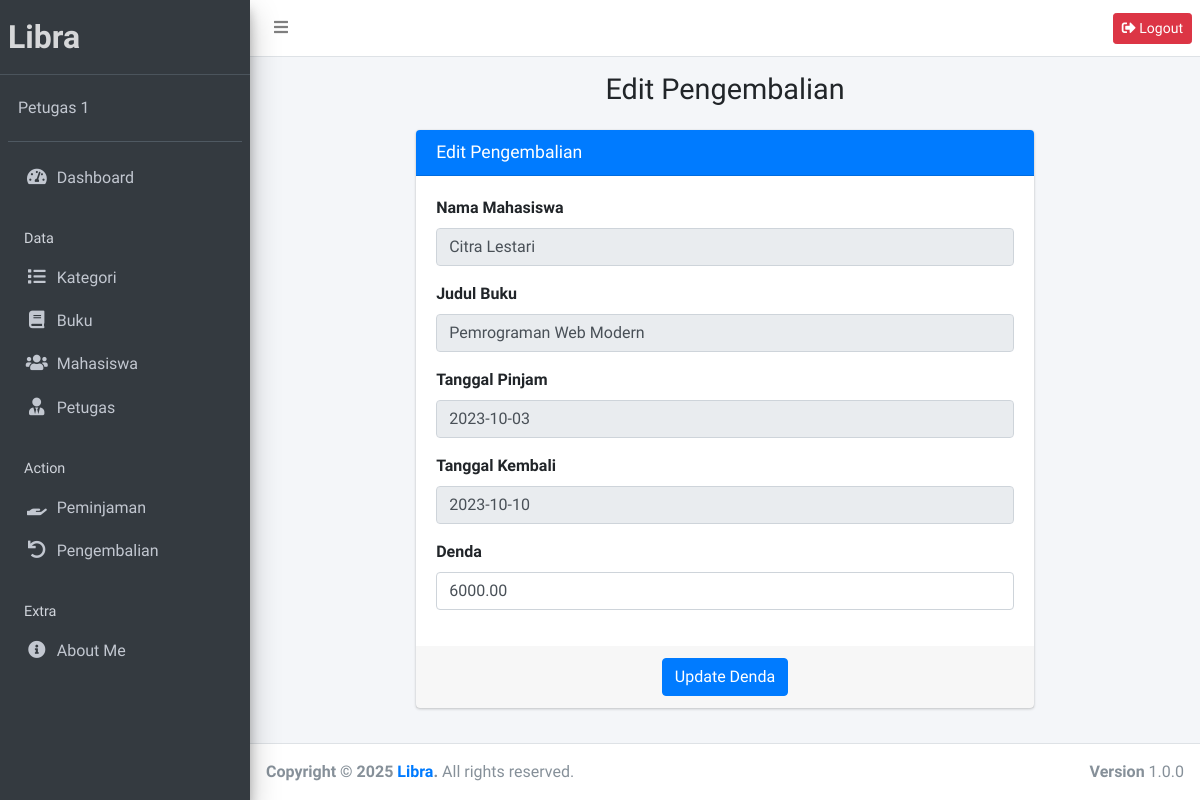
Before: /public/pengembalian/edit/2 (signed in) with the older database file.
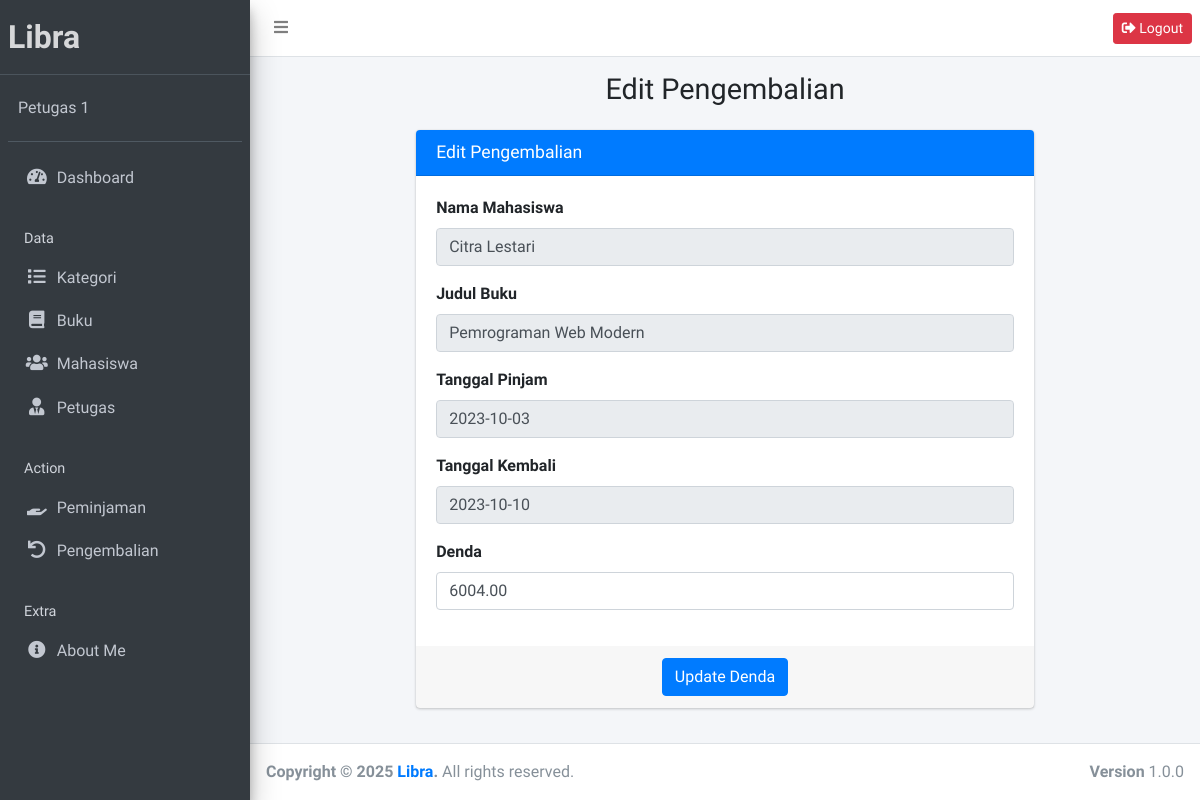
After: the same page with the newer database file.
### tables this page shows
CREATE TABLE `pengembalian` (
  `id` int NOT NULL,
  `peminjaman_id` int NOT NULL,
  `tanggal_kembali` date NOT NULL,
  `denda` decimal(10,2) DEFAULT '0.00',
  `created_at` timestamp NULL DEFAULT CURRENT_TIMESTAMP
);

CREATE TABLE `mahasiswa` (
  `id` int NOT NULL,
  `nim` varchar(20) NOT NULL,
  `nama` varchar(100) NOT NULL,
  `jurusan` varchar(50) NOT NULL,
  `alamat` text,
  `created_at` timestamp NULL DEFAULT CURRENT_TIMESTAMP
);

CREATE TABLE `buku` (
  `id` int NOT NULL,
  `judul` varchar(255) NOT NULL,
  `penulis` varchar(100) NOT NULL,
  `kategori_id` int NOT NULL,
  `tahun_terbit` year NOT NULL,
  `stok` int NOT NULL,
  `created_at` timestamp NULL DEFAULT CURRENT_TIMESTAMP
);

CREATE TABLE `peminjaman` (
  `id` int NOT NULL,
  `mahasiswa_id` int NOT NULL,
  `buku_id` int NOT NULL,
  `petugas_id` int NOT NULL,
  `tanggal_pinjam` date NOT NULL,
  `tanggal_kembali` date DEFAULT NULL,
  `status` enum('dipinjam','dikembalikan') DEFAULT 'dipinjam',
  `created_at` timestamp NULL DEFAULT CURRENT_TIMESTAMP
);

### app/controllers/Pengembalian.php (called while the page is built, shortened)
<?php
class Pengembalian extends Controller {
    public function edit($id)
    {
        $data['title'] = 'Edit Pengembalian';
        $data['pengembalian'] = $this->model('PengembalianModel')->getPengembalianById($id);
        $this->view('pengembalian/edit', $data);
    }
}

### app/core/App.php (called while the page is built, shortened)
<?php
class App {
    protected $method = 'index';
    protected $params = [];
    public function __construct() {
        $url = $this->parseURL();
        if (isset($url[0]) && file_exists('../app/controllers/' . $url[0] . '.php')) {
            unset($url[0]);
        }
        $this->controller = new $this->controller;
        if (isset($url[1])) {
            if (method_exists($this->controller, $url[1])) {
                $this->method = $url[1];
                unset($url[1]);
            }
        }
        if (!empty($url)) {
            $this->params = array_values($url);
        }
        call_user_func_array([$this->controller, $this->method], $this->params);
    }
    public function parseURL() {
        if (isset($_GET['url'])) {
            $url = rtrim($_GET['url'], '/');
            $url = filter_var($url, FILTER_SANITIZE_URL);
            $url = explode('/', $url);
            return $url;
        }
        return ['Home'];
    }
}

### public/index.php (called while the page is built, shortened)
<?php
$app = new App;

### app/core/Database.php (called while the page is built, shortened)
<?php
class Database {
    private $host = DB_HOST;
    private $user = DB_USER;
    private $pass = DB_PASS;
    private $dbname = DB_NAME;
    private $dbh;
    private $stmt;
    public function __construct() {
        $dsn = "mysql:host={$this->host};dbname={$this->dbname}";
        $options = [
            PDO::ATTR_PERSISTENT => true,
            PDO::ATTR_ERRMODE => PDO::ERRMODE_EXCEPTION
        ];
        try {
            $this->dbh = new PDO($dsn, $this->user, $this->pass, $options);
        } catch (PDOException $e) {
            die("Koneksi gagal: " . $e->getMessage());
        }
    }
    public function query($sql) {
        $this->stmt = $this->dbh->prepare($sql);
    }
    public function bind($param, $value, $type = null) {
        if (is_null($type)) {
            switch (true) {
                case is_int($value):
                    $type = PDO::PARAM_INT;
                    break;
            }
        }
        $this->stmt->bindValue($param, $value, $type);
    }
    public function execute() {
        return $this->stmt->execute();
    }
    public function single() {
        $this->execute();
        return $this->stmt->fetch(PDO::FETCH_ASSOC);
    }
}

### app/models/PengembalianModel.php (called while the page is built, shortened)
<?php
class PengembalianModel {
    private $db;
    public function __construct()
    {
        $this->db = new Database;
    }
    public function getPengembalianById($id)
    {
        $query = "SELECT pengembalian.*, peminjaman.tanggal_pinjam, peminjaman.tanggal_kembali,
                        mahasiswa.nama AS nama_mahasiswa, buku.judul AS judul_buku
                FROM pengembalian
                JOIN peminjaman ON peminjaman.id = pengembalian.peminjaman_id
                JOIN mahasiswa ON mahasiswa.id = peminjaman.mahasiswa_id
                JOIN buku ON buku.id = peminjaman.buku_id
                WHERE pengembalian.id = :id";
        $this->db->query($query);
        $this->db->bind('id', intval($id));
        return $this->db->single();
    }
}

### app/views/pengembalian/edit.php (the view, shortened to what the changed rows need)
<div class="content-wrapper">
    <section class="content-header">
        <div class="container-fluid">
            <div class="row mb-2">
                <div class="col-sm-12 text-center">
                    <h1>Edit Pengembalian</h1>
                </div>
            </div>
        </div>
    </section>
    <section class="content">
        <div class="row justify-content-center">
            <div class="col-md-8">
                <div class="card card-primary">
                    <div class="card-header">
                        <h3 class="card-title text-center"><?= htmlspecialchars($data['title']); ?></h3>
                    </div>
                    <form role="form" action="<?= base_url; ?>/pengembalian/updatePengembalian" method="POST" enctype="multipart/form-data">
                        <div class="card-body">
                            <div class="form-group">
                                <label>Nama Mahasiswa</label>
                                <input type="text" class="form-control" value="<?= isset($data['pengembalian']['nama_mahasiswa']) ? htmlspecialchars($data['pengembalian']['nama_mahasiswa']) : 'Data tidak tersedia'; ?>" readonly>
                            </div>
                            <div class="form-group">
                                <label>Judul Buku</label>
                                <input type="text" class="form-control" value="<?= isset($data['pengembalian']['judul_buku']) ? htmlspecialchars($data['pengembalian']['judul_buku']) : 'Data tidak tersedia'; ?>" readonly>
                            </div>
                            <div class="form-group">
                                <label>Tanggal Pinjam</label>
                                <input type="text" class="form-control" value="<?= isset($data['pengembalian']['tanggal_pinjam']) ? htmlspecialchars($data['pengembalian']['tanggal_pinjam']) : 'Data tidak tersedia'; ?>" readonly>
                            </div>
                            <div class="form-group">
                                <label>Tanggal Kembali</label>
                                <input type="text" class="form-control" value="<?= isset($data['pengembalian']['tanggal_kembali']) ? htmlspecialchars($data['pengembalian']['tanggal_kembali']) : 'Data tidak tersedia'; ?>" readonly>
                            </div>
                            <div class="form-group">
                                <label>Denda</label>
                                <input type="number" class="form-control" name="denda" value="<?= htmlspecialchars($data['pengembalian']['denda']); ?>" required>
                            </div>
                        </div>
                        <div class="card-footer text-center">
                            <button type="submit" class="btn btn-primary">Update Denda</button>
                        </div>
                    </form>
                </div>
            </div>
        </div>
    </section>
</div>

Changed rows visible on the page:
changed pengembalian "Citra Lestari": denda "6000.00" → "6004.00"
